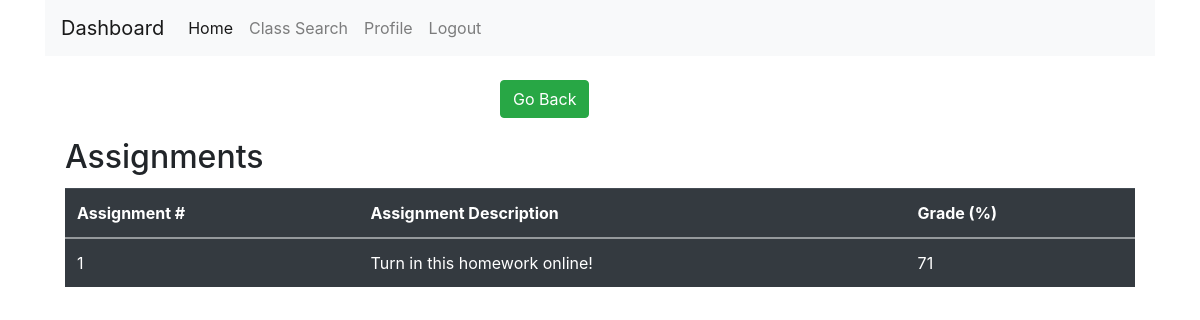
Screenshot of /classInfo/CMPSC465/Assignments (signed in) with the database file from the repository.
### tables this page shows
CREATE TABLE Homework(
    course_id TEXT,
    sec_no INT,
    hw_no INT,
    hw_details TEXT,

    PRIMARY KEY (course_id, sec_no, hw_no),
    FOREIGN KEY (course_id) REFERENCES Sections (course_id),
    FOREIGN KEY (sec_no) REFERENCES Sections (sec_no)
);

### app.py (the view, shortened to what this page needs)
@app.route('/classInfo/<class_id>/Assignments')
@login_required
def classInfoAssignments(class_id):
    courseInfo = get_class_info(class_id)
    if not courseInfo:
        return redirect(url_for('dashboard'))
    user_type = get_user_type(current_user.email)
    if user_type == 'student':
        if isEnrolled(current_user.email, class_id):
            section = get_student_section(current_user.email, class_id)
            assignments = get_homework(class_id, section[2])
            assign_grades = get_homework_grades(current_user.email, class_id, section[2])
            returnAssigns = []
            flag = False
            if assignments:
                if assign_grades:
                    for assignment in assignments:
                        for grade in assign_grades:
                            if grade[3] == assignment[2]:
                                returnAssigns.append((grade[3], assignment[3], grade[4]))
                                Flag = True
                        if Flag:
                            Flag = False
                        else:
                            returnAssigns.append((assignment[2], assignment[3], '-'))
                else:
                    for assignment in assignments:
                        returnAssigns.append((assignment[2], assignment[3], "-"))
            return render_template('assignments.html', courseInfo=courseInfo, assignments=returnAssigns, isStudent=True,
                                   isProf=False)
        else:
            return redirect(url_for('dashboard'))

### app.py (called while the page is built)
@login.user_loader
def load_user(email):
    return User.query.get(email)

def get_student_section(email, course_id):
    connection = sql.connect('database.db')
    cursor = connection.execute('SELECT * FROM Enrolls WHERE student_email = ? AND course_id = ?', (email, course_id,))
    result = cursor.fetchone()
    return result

def get_homework(course_id, sec_no):
    connection = sql.connect('database.db')
    cursor = connection.execute('SELECT * FROM Homework WHERE course_id = ? AND sec_no = ?', (course_id, sec_no,))
    result = cursor.fetchall()
    return result

def get_homework_grades(email, course_id, sec_no):
    connection = sql.connect('database.db')
    cursor = connection.execute(
        'SELECT * FROM Homework_Grades WHERE student_email = ? AND course_id = ? AND sec_no = ?',
        (email, course_id, sec_no,))
    result = cursor.fetchall()
    return result

def get_class_info(course_id):
    connection = sql.connect('database.db')
    cursor = connection.execute('SELECT * FROM Courses WHERE course_id = ?', (course_id,))
    result = cursor.fetchone()
    return result

def get_user_type(email):
    connection = sql.connect('database.db')
    cursor = connection.execute('SELECT * FROM Students WHERE email = ?', (email,))
    result = cursor.fetchone()
    if result:
        return "student"
    cursor = connection.execute('SELECT * FROM Professors WHERE email = ?', (email,))
    result = cursor.fetchone()
    if result:
        return "professor"
    return None

def isEnrolled(email, classID):
    connection = sql.connect('database.db')
    cursor = connection.execute('SELECT * FROM Enrolls WHERE student_email = ? AND course_id = ?', (email, classID,))
    result = cursor.fetchone()
    return result

### templates/assignments.html (shortened to what this page needs)
<!DOCTYPE html>
<html lang="en" dir="ltr">
<head>
    <link rel="stylesheet" href="https://stackpath.bootstrapcdn.com/bootstrap/4.4.1/css/bootstrap.min.css"
>
</head>
<body>
<div class="container style=">
    <nav class="navbar navbar-expand-lg navbar-light bg-light">
        <a class="navbar-brand" href="/dashboard">Dashboard</a>
        <div class="collapse navbar-collapse" id="navbarSupportedContent">
            <ul class="navbar-nav mr-auto">
                <li class="nav-item active">
                    <a class="nav-link" href="/dashboard">Home<span class="sr-only">(current)</span></a>
                </li>
                <li class="nav-item">
                    <a class="nav-link" href="/classSearch">Class Search</a>
                </li>
                <li class="nav-item">
                    <a class="nav-link" href="/userProfile">Profile</a>
                </li>
                <li class="nav-item">
                    <a class="nav-link" href="/logout" tabindex="-1">Logout</a>
                </li>
            </ul>
        </div>
    </nav>
    <div class="mt-xl-4">
        <div class="mx-auto" style="width: 200px;">
            <a class="btn btn-success" href="/classInfo/{{ courseInfo[0] }}" role="button">Go Back</a>
        </div>
    </div>
    {% if isStudent %}
        <div class="card-body">
            <h2 class="card-title">Assignments</h2>
            <table class="table table-dark">
                <tr>
                    <th scope="col"> Assignment #</th>
                    <th scope="col"> Assignment Description</th>
                    <th scope="col"> Grade (%)</th>
                </tr>
                <tbody>
                {% for assignment, desc, grade in assignments %}
                    <tr>
                        <td> {{ assignment }} </td>
                        <td> {{ desc }} </td>
                        <td> {{ grade }} </td>
                    </tr>
                {% endfor %}
                </tbody>
            </table>
        </div>
    {% endif %}
</div>
</body>
</html>

### rows the page displays
Homework: hw_no "1", hw_details "Turn in this homework online!", grade "71"
